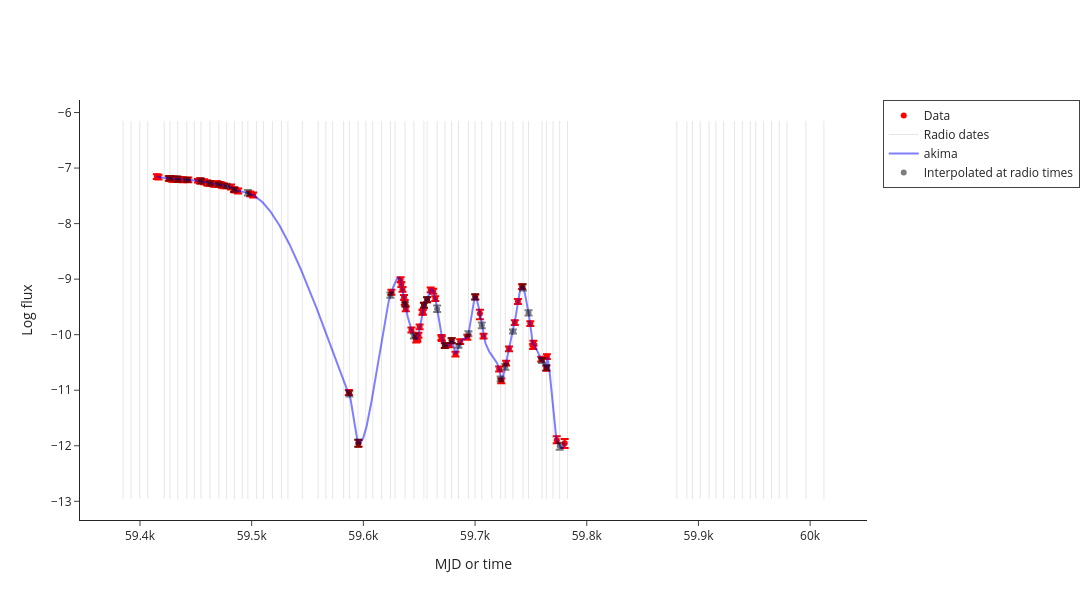

The code cell stored with this chart in its notebook:
### Code cell
interpolated_data_nicer = make_interpolated_Lr_Lx_df(radio_df, xray_nicer_df, source_df, save=False, plotly=True)

### Figure 1 — Plotly figure (JSON) as saved in the notebook; plotly's stock layout.template omitted (floating-point values rounded to 4 significant figures; data arrays with more than 128 entries replaced by an {"elided": "..."} marker saying what was removed)
{"data": [{"error_y": {"array": [0.04139, 0.04139, 0.04139, 0.04139, 0.04139, 0.04139, 0.04139, 0.04139, 0.04139, 0.04139, 0.04139, 0.04139, 0.0414, 0.04139, 0.02968, 0.04139, 0.04141, 0.04139, 0.04139, 0.04139, 0.04139, 0.04139, 0.04139, 0.04139, 0.0414, 0.04139, 0.04139, 0.04139, 0.04139, 0.04139, 0.04139, 0.04139, 0.04139, 0.04139, 0.04139, 0.04139, 0.04292, 0.06365, 0.0414, 0.04141, 0.04142, 0.0414, 0.0414, 0.0414, 0.0414, 0.04141, 0.04144, 0.04143, 0.04157, 0.04158, 0.04153, 0.04147, 0.04145, 0.04145, 0.04141, 0.0414, 0.0414, 0.04141, 0.04153, 0.04154, 0.0415, 0.03076, 0.04169, 0.04153, 0.04195, 0.04146, 0.0414, 0.06805, 0.04146, 0.04151, 0.04195, 0.0415, 0.04149, 0.04144, 0.0414, 0.0414, 0.04143, 0.04164, 0.04152, 0.04165, 0.04488, 0.04188, 0.0695, 0.07862], "arrayminus": [0.04576, 0.04576, 0.04576, 0.04576, 0.04576, 0.04576, 0.04576, 0.04576, 0.04576, 0.04576, 0.04576, 0.04576, 0.04576, 0.04576, 0.03185, 0.04579, 0.04595, 0.04576, 0.04576, 0.04576, 0.04576, 0.04576, 0.04576, 0.04576, 0.04577, 0.04577, 0.04576, 0.04576, 0.04576, 0.04576, 0.04576, 0.04576, 0.04576, 0.04576, 0.04576, 0.04576, 0.04783, 0.05755, 0.04579, 0.04578, 0.04578, 0.04577, 0.04577, 0.04576, 0.04576, 0.04577, 0.04585, 0.0458, 0.04593, 0.04603, 0.04587, 0.0458, 0.04581, 0.04591, 0.0458, 0.04577, 0.04576, 0.04581, 0.04592, 0.046, 0.04585, 0.03308, 0.04604, 0.04603, 0.04625, 0.04586, 0.04579, 0.1024, 0.04583, 0.04593, 0.04613, 0.04589, 0.04612, 0.04582, 0.04578, 0.04577, 0.04579, 0.04607, 0.04595, 0.04636, 0.0493, 0.04614, 0.05722, 0.08684], "type": "data", "visible": true}, "marker": {"color": "red"}, "mode": "markers", "name": "Data", "type": "scatter", "x": [59420.0, 59420.0, 59430.0, 59430.0, 59430.0, 59430.0, 59430.0, 59430.0, 59430.0, 59430.0, 59430.0, 59440.0, 59440.0, 59440.0, 59450.0, 59450.0, 59450.0, 59460.0, 59460.0, 59460.0, 59460.0, 59470.0, 59470.0, 59470.0, 59470.0, 59470.0, 59470.0, 59470.0, 59470.0, 59480.0, 59480.0, 59480.0, 59490.0, 59490.0, 59500.0, 59500.0, 59590.0, 59600.0, 59630.0, 59630.0, 59630.0, 59640.0, 59640.0, 59640.0, 59640.0, 59640.0, 59650.0, 59650.0, 59650.0, 59650.0, 59650.0, 59650.0, 59650.0, 59650.0, 59660.0, 59660.0, 59660.0, 59660.0, 59670.0, 59670.0, 59670.0, 59680.0, 59680.0, 59680.0, 59690.0, 59690.0, 59700.0, 59700.0, 59710.0, 59720.0, 59720.0, 59730.0, 59730.0, 59740.0, 59740.0, 59740.0, 59750.0, 59750.0, 59750.0, 59760.0, 59760.0, 59760.0, 59770.0, 59780.0], "y": [-7.152, -7.161, -7.184, -7.184, -7.186, -7.192, -7.2, -7.193, -7.204, -7.199, -7.199, -7.204, -7.208, -7.21, -7.228, -7.228, -7.23, -7.245, -7.263, -7.273, -7.277, -7.287, -7.291, -7.283, -7.279, -7.295, -7.294, -7.295, -7.308, -7.318, -7.338, -7.386, -7.396, -7.411, -7.463, -7.483, -11.04, -11.96, -9.234, -9.009, -9.096, -9.182, -9.325, -9.416, -9.533, -9.914, -10.1, -10.05, -10.08, -10.01, -9.857, -9.595, -9.59, -9.467, -9.369, -9.19, -9.216, -9.348, -10.05, -10.07, -10.19, -10.19, -10.11, -10.35, -10.12, -10.04, -9.319, -9.62, -10.02, -10.62, -10.83, -10.51, -10.25, -9.78, -9.4, -9.134, -9.799, -10.21, -10.15, -10.44, -10.6, -10.39, -11.9, -11.95]}, {"marker": {"color": "red", "symbol": "triangle-down"}, "mode": "markers", "name": "3-sigma upper limits", "type": "scatter", "x": [], "y": []}, {"line": {"color": "black", "dash": "solid", "width": 1}, "mode": "lines", "name": "Radio dates", "opacity": 0.1, "showlegend": true, "type": "scatter", "x": [59380.0, 59380.0], "y": [-12.96, -6.152]}, {"line": {"color": "black", "dash": "solid", "width": 1}, "mode": "lines", "opacity": 0.1, "showlegend": false, "type": "scatter", "x": [59390.0, 59390.0], "y": [-12.96, -6.152]}, {"line": {"color": "black", "dash": "solid", "width": 1}, "mode": "lines", "opacity": 0.1, "showlegend": false, "type": "scatter", "x": [59400.0, 59400.0], "y": [-12.96, -6.152]}, {"line": {"color": "black", "dash": "solid", "width": 1}, "mode": "lines", "opacity": 0.1, "showlegend": false, "type": "scatter", "x": [59410.0, 59410.0], "y": [-12.96, -6.152]}, {"line": {"color": "black", "dash": "solid", "width": 1}, "mode": "lines", "opacity": 0.1, "showlegend": false, "type": "scatter", "x": [59420.0, 59420.0], "y": [-12.96, -6.152]}, {"line": {"color": "black", "dash": "solid", "width": 1}, "mode": "lines", "opacity": 0.1, "showlegend": false, "type": "scatter", "x": [59430.0, 59430.0], "y": [-12.96, -6.152]}, {"line": {"color": "black", "dash": "solid", "width": 1}, "mode": "lines", "opacity": 0.1, "showlegend": false, "type": "scatter", "x": [59430.0, 59430.0], "y": [-12.96, -6.152]}, {"line": {"color": "black", "dash": "solid", "width": 1}, "mode": "lines", "opacity": 0.1, "showlegend": false, "type": "scatter", "x": [59440.0, 59440.0], "y": [-12.96, -6.152]}, {"line": {"color": "black", "dash": "solid", "width": 1}, "mode": "lines", "opacity": 0.1, "showlegend": false, "type": "scatter", "x": [59450.0, 59450.0], "y": [-12.96, -6.152]}, {"line": {"color": "black", "dash": "solid", "width": 1}, "mode": "lines", "opacity": 0.1, "showlegend": false, "type": "scatter", "x": [59450.0, 59450.0], "y": [-12.96, -6.152]}, {"line": {"color": "black", "dash": "solid", "width": 1}, "mode": "lines", "opacity": 0.1, "showlegend": false, "type": "scatter", "x": [59460.0, 59460.0], "y": [-12.96, -6.152]}, {"line": {"color": "black", "dash": "solid", "width": 1}, "mode": "lines", "opacity": 0.1, "showlegend": false, "type": "scatter", "x": [59470.0, 59470.0], "y": [-12.96, -6.152]}, {"line": {"color": "black", "dash": "solid", "width": 1}, "mode": "lines", "opacity": 0.1, "showlegend": false, "type": "scatter", "x": [59480.0, 59480.0], "y": [-12.96, -6.152]}, {"line": {"color": "black", "dash": "solid", "width": 1}, "mode": "lines", "opacity": 0.1, "showlegend": false, "type": "scatter", "x": [59480.0, 59480.0], "y": [-12.96, -6.152]}, {"line": {"color": "black", "dash": "solid", "width": 1}, "mode": "lines", "opacity": 0.1, "showlegend": false, "type": "scatter", "x": [59490.0, 59490.0], "y": [-12.96, -6.152]}, {"line": {"color": "black", "dash": "solid", "width": 1}, "mode": "lines", "opacity": 0.1, "showlegend": false, "type": "scatter", "x": [59500.0, 59500.0], "y": [-12.96, -6.152]}, {"line": {"color": "black", "dash": "solid", "width": 1}, "mode": "lines", "opacity": 0.1, "showlegend": false, "type": "scatter", "x": [59500.0, 59500.0], "y": [-12.96, -6.152]}, {"line": {"color": "black", "dash": "solid", "width": 1}, "mode": "lines", "opacity": 0.1, "showlegend": false, "type": "scatter", "x": [59510.0, 59510.0], "y": [-12.96, -6.152]}, {"line": {"color": "black", "dash": "solid", "width": 1}, "mode": "lines", "opacity": 0.1, "showlegend": false, "type": "scatter", "x": [59520.0, 59520.0], "y": [-12.96, -6.152]}, {"line": {"color": "black", "dash": "solid", "width": 1}, "mode": "lines", "opacity": 0.1, "showlegend": false, "type": "scatter", "x": [59530.0, 59530.0], "y": [-12.96, -6.152]}, {"line": {"color": "black", "dash": "solid", "width": 1}, "mode": "lines", "opacity": 0.1, "showlegend": false, "type": "scatter", "x": [59530.0, 59530.0], "y": [-12.96, -6.152]}, {"line": {"color": "black", "dash": "solid", "width": 1}, "mode": "lines", "opacity": 0.1, "showlegend": false, "type": "scatter", "x": [59550.0, 59550.0], "y": [-12.96, -6.152]}, {"line": {"color": "black", "dash": "solid", "width": 1}, "mode": "lines", "opacity": 0.1, "showlegend": false, "type": "scatter", "x": [59560.0, 59560.0], "y": [-12.96, -6.152]}, {"line": {"color": "black", "dash": "solid", "width": 1}, "mode": "lines", "opacity": 0.1, "showlegend": false, "type": "scatter", "x": [59570.0, 59570.0], "y": [-12.96, -6.152]}, {"line": {"color": "black", "dash": "solid", "width": 1}, "mode": "lines", "opacity": 0.1, "showlegend": false, "type": "scatter", "x": [59570.0, 59570.0], "y": [-12.96, -6.152]}, {"line": {"color": "black", "dash": "solid", "width": 1}, "mode": "lines", "opacity": 0.1, "showlegend": false, "type": "scatter", "x": [59580.0, 59580.0], "y": [-12.96, -6.152]}, {"line": {"color": "black", "dash": "solid", "width": 1}, "mode": "lines", "opacity": 0.1, "showlegend": false, "type": "scatter", "x": [59590.0, 59590.0], "y": [-12.96, -6.152]}, {"line": {"color": "black", "dash": "solid", "width": 1}, "mode": "lines", "opacity": 0.1, "showlegend": false, "type": "scatter", "x": [59600.0, 59600.0], "y": [-12.96, -6.152]}, {"line": {"color": "black", "dash": "solid", "width": 1}, "mode": "lines", "opacity": 0.1, "showlegend": false, "type": "scatter", "x": [59600.0, 59600.0], "y": [-12.96, -6.152]}, {"line": {"color": "black", "dash": "solid", "width": 1}, "mode": "lines", "opacity": 0.1, "showlegend": false, "type": "scatter", "x": [59610.0, 59610.0], "y": [-12.96, -6.152]}, {"line": {"color": "black", "dash": "solid", "width": 1}, "mode": "lines", "opacity": 0.1, "showlegend": false, "type": "scatter", "x": [59620.0, 59620.0], "y": [-12.96, -6.152]}, {"line": {"color": "black", "dash": "solid", "width": 1}, "mode": "lines", "opacity": 0.1, "showlegend": false, "type": "scatter", "x": [59620.0, 59620.0], "y": [-12.96, -6.152]}, {"line": {"color": "black", "dash": "solid", "width": 1}, "mode": "lines", "opacity": 0.1, "showlegend": false, "type": "scatter", "x": [59630.0, 59630.0], "y": [-12.96, -6.152]}, {"line": {"color": "black", "dash": "solid", "width": 1}, "mode": "lines", "opacity": 0.1, "showlegend": false, "type": "scatter", "x": [59640.0, 59640.0], "y": [-12.96, -6.152]}, {"line": {"color": "black", "dash": "solid", "width": 1}, "mode": "lines", "opacity": 0.1, "showlegend": false, "type": "scatter", "x": [59650.0, 59650.0], "y": [-12.96, -6.152]}, {"line": {"color": "black", "dash": "solid", "width": 1}, "mode": "lines", "opacity": 0.1, "showlegend": false, "type": "scatter", "x": [59650.0, 59650.0], "y": [-12.96, -6.152]}, {"line": {"color": "black", "dash": "solid", "width": 1}, "mode": "lines", "opacity": 0.1, "showlegend": false, "type": "scatter", "x": [59660.0, 59660.0], "y": [-12.96, -6.152]}, {"line": {"color": "black", "dash": "solid", "width": 1}, "mode": "lines", "opacity": 0.1, "showlegend": false, "type": "scatter", "x": [59670.0, 59670.0], "y": [-12.96, -6.152]}, {"line": {"color": "black", "dash": "solid", "width": 1}, "mode": "lines", "opacity": 0.1, "showlegend": false, "type": "scatter", "x": [59670.0, 59670.0], "y": [-12.96, -6.152]}, {"line": {"color": "black", "dash": "solid", "width": 1}, "mode": "lines", "opacity": 0.1, "showlegend": false, "type": "scatter", "x": [59680.0, 59680.0], "y": [-12.96, -6.152]}, {"line": {"color": "black", "dash": "solid", "width": 1}, "mode": "lines", "opacity": 0.1, "showlegend": false, "type": "scatter", "x": [59690.0, 59690.0], "y": [-12.96, -6.152]}, {"line": {"color": "black", "dash": "solid", "width": 1}, "mode": "lines", "opacity": 0.1, "showlegend": false, "type": "scatter", "x": [59690.0, 59690.0], "y": [-12.96, -6.152]}, {"line": {"color": "black", "dash": "solid", "width": 1}, "mode": "lines", "opacity": 0.1, "showlegend": false, "type": "scatter", "x": [59700.0, 59700.0], "y": [-12.96, -6.152]}, {"line": {"color": "black", "dash": "solid", "width": 1}, "mode": "lines", "opacity": 0.1, "showlegend": false, "type": "scatter", "x": [59710.0, 59710.0], "y": [-12.96, -6.152]}, {"line": {"color": "black", "dash": "solid", "width": 1}, "mode": "lines", "opacity": 0.1, "showlegend": false, "type": "scatter", "x": [59720.0, 59720.0], "y": [-12.96, -6.152]}, {"line": {"color": "black", "dash": "solid", "width": 1}, "mode": "lines", "opacity": 0.1, "showlegend": false, "type": "scatter", "x": [59720.0, 59720.0], "y": [-12.96, -6.152]}, {"line": {"color": "black", "dash": "solid", "width": 1}, "mode": "lines", "opacity": 0.1, "showlegend": false, "type": "scatter", "x": [59730.0, 59730.0], "y": [-12.96, -6.152]}, {"line": {"color": "black", "dash": "solid", "width": 1}, "mode": "lines", "opacity": 0.1, "showlegend": false, "type": "scatter", "x": [59730.0, 59730.0], "y": [-12.96, -6.152]}, {"line": {"color": "black", "dash": "solid", "width": 1}, "mode": "lines", "opacity": 0.1, "showlegend": false, "type": "scatter", "x": [59740.0, 59740.0], "y": [-12.96, -6.152]}, {"line": {"color": "black", "dash": "solid", "width": 1}, "mode": "lines", "opacity": 0.1, "showlegend": false, "type": "scatter", "x": [59750.0, 59750.0], "y": [-12.96, -6.152]}, {"line": {"color": "black", "dash": "solid", "width": 1}, "mode": "lines", "opacity": 0.1, "showlegend": false, "type": "scatter", "x": [59760.0, 59760.0], "y": [-12.96, -6.152]}, {"line": {"color": "black", "dash": "solid", "width": 1}, "mode": "lines", "opacity": 0.1, "showlegend": false, "type": "scatter", "x": [59760.0, 59760.0], "y": [-12.96, -6.152]}, {"line": {"color": "black", "dash": "solid", "width": 1}, "mode": "lines", "opacity": 0.1, "showlegend": false, "type": "scatter", "x": [59770.0, 59770.0], "y": [-12.96, -6.152]}, {"line": {"color": "black", "dash": "solid", "width": 1}, "mode": "lines", "opacity": 0.1, "showlegend": false, "type": "scatter", "x": [59780.0, 59780.0], "y": [-12.96, -6.152]}, {"line": {"color": "black", "dash": "solid", "width": 1}, "mode": "lines", "opacity": 0.1, "showlegend": false, "type": "scatter", "x": [59780.0, 59780.0], "y": [-12.96, -6.152]}, {"line": {"color": "black", "dash": "solid", "width": 1}, "mode": "lines", "opacity": 0.1, "showlegend": false, "type": "scatter", "x": [59880.0, 59880.0], "y": [-12.96, -6.152]}, {"line": {"color": "black", "dash": "solid", "width": 1}, "mode": "lines", "opacity": 0.1, "showlegend": false, "type": "scatter", "x": [59890.0, 59890.0], "y": [-12.96, -6.152]}, {"line": {"color": "black", "dash": "solid", "width": 1}, "mode": "lines", "opacity": 0.1, "showlegend": false, "type": "scatter", "x": [59890.0, 59890.0], "y": [-12.96, -6.152]}, {"line": {"color": "black", "dash": "solid", "width": 1}, "mode": "lines", "opacity": 0.1, "showlegend": false, "type": "scatter", "x": [59900.0, 59900.0], "y": [-12.96, -6.152]}, {"line": {"color": "black", "dash": "solid", "width": 1}, "mode": "lines", "opacity": 0.1, "showlegend": false, "type": "scatter", "x": [59910.0, 59910.0], "y": [-12.96, -6.152]}, {"line": {"color": "black", "dash": "solid", "width": 1}, "mode": "lines", "opacity": 0.1, "showlegend": false, "type": "scatter", "x": [59920.0, 59920.0], "y": [-12.96, -6.152]}, {"line": {"color": "black", "dash": "solid", "width": 1}, "mode": "lines", "opacity": 0.1, "showlegend": false, "type": "scatter", "x": [59920.0, 59920.0], "y": [-12.96, -6.152]}, {"line": {"color": "black", "dash": "solid", "width": 1}, "mode": "lines", "opacity": 0.1, "showlegend": false, "type": "scatter", "x": [59930.0, 59930.0], "y": [-12.96, -6.152]}, {"line": {"color": "black", "dash": "solid", "width": 1}, "mode": "lines", "opacity": 0.1, "showlegend": false, "type": "scatter", "x": [59940.0, 59940.0], "y": [-12.96, -6.152]}, {"line": {"color": "black", "dash": "solid", "width": 1}, "mode": "lines", "opacity": 0.1, "showlegend": false, "type": "scatter", "x": [59950.0, 59950.0], "y": [-12.96, -6.152]}, {"line": {"color": "black", "dash": "solid", "width": 1}, "mode": "lines", "opacity": 0.1, "showlegend": false, "type": "scatter", "x": [59950.0, 59950.0], "y": [-12.96, -6.152]}, {"line": {"color": "black", "dash": "solid", "width": 1}, "mode": "lines", "opacity": 0.1, "showlegend": false, "type": "scatter", "x": [59960.0, 59960.0], "y": [-12.96, -6.152]}, {"line": {"color": "black", "dash": "solid", "width": 1}, "mode": "lines", "opacity": 0.1, "showlegend": false, "type": "scatter", "x": [59970.0, 59970.0], "y": [-12.96, -6.152]}, {"line": {"color": "black", "dash": "solid", "width": 1}, "mode": "lines", "opacity": 0.1, "showlegend": false, "type": "scatter", "x": [59970.0, 59970.0], "y": [-12.96, -6.152]}, {"line": {"color": "black", "dash": "solid", "width": 1}, "mode": "lines", "opacity": 0.1, "showlegend": false, "type": "scatter", "x": [59980.0, 59980.0], "y": [-12.96, -6.152]}, {"line": {"color": "black", "dash": "solid", "width": 1}, "mode": "lines", "opacity": 0.1, "showlegend": false, "type": "scatter", "x": [60000.0, 60000.0], "y": [-12.96, -6.152]}, {"line": {"color": "black", "dash": "solid", "width": 1}, "mode": "lines", "opacity": 0.1, "showlegend": false, "type": "scatter", "x": [60010.0, 60010.0], "y": [-12.96, -6.152]}, {"line": {"color": "blue", "dash": "solid"}, "mode": "lines", "name": "akima", "opacity": 0.5, "type": "scatter", "x": {"elided": "730 float values"}, "y": {"elided": "730 float values"}}, {"error_y": {"array": [NaN, NaN, NaN, NaN, NaN, 0.03776, 0.047, 0.03819, NaN, 0.04584, 0.03706, 0.03637, 0.04115, 0.03522, NaN, 0.05565, NaN, NaN, NaN, NaN, NaN, NaN, NaN, NaN, NaN, NaN, 0.04692, 0.06501, NaN, NaN, NaN, 0.04983, NaN, 0.03928, 0.04021, 0.04517, 0.04607, 0.06597, 0.04454, 0.04609, 0.03448, 0.04577, 0.05064, 0.05378, NaN, 0.0443, 0.05137, 0.03679, 0.05847, 0.04956, 0.04374, 0.04717, NaN, 0.06112, NaN, NaN, NaN, NaN, NaN, NaN, NaN, NaN, NaN, NaN, NaN, NaN, NaN, NaN, NaN, NaN, NaN, NaN], "arrayminus": [NaN, NaN, NaN, NaN, NaN, 0.037, 0.04616, 0.03818, NaN, 0.04441, 0.03642, 0.03669, 0.03929, 0.03491, NaN, 0.04683, NaN, NaN, NaN, NaN, NaN, NaN, NaN, NaN, NaN, NaN, 0.04655, 0.06461, NaN, NaN, NaN, 0.04834, NaN, 0.03742, 0.04308, 0.04624, 0.04579, 0.05009, 0.04559, 0.04579, 0.03422, 0.04512, 0.04954, 0.0539, NaN, 0.04332, 0.05249, 0.03707, 0.05502, 0.0491, 0.04557, 0.04623, NaN, 0.06157, NaN, NaN, NaN, NaN, NaN, NaN, NaN, NaN, NaN, NaN, NaN, NaN, NaN, NaN, NaN, NaN, NaN, NaN], "type": "data", "visible": true}, "marker": {"color": "black"}, "mode": "markers", "name": "Interpolated at radio times", "opacity": 0.5, "type": "scatter", "x": [59380.0, 59390.0, 59400.0, 59410.0, 59420.0, 59430.0, 59430.0, 59440.0, 59450.0, 59450.0, 59460.0, 59470.0, 59480.0, 59480.0, 59490.0, 59500.0, 59500.0, 59510.0, 59520.0, 59530.0, 59530.0, 59550.0, 59560.0, 59570.0, 59570.0, 59580.0, 59590.0, 59600.0, 59600.0, 59610.0, 59620.0, 59620.0, 59630.0, 59640.0, 59650.0, 59650.0, 59660.0, 59670.0, 59670.0, 59680.0, 59690.0, 59690.0, 59700.0, 59710.0, 59720.0, 59720.0, 59730.0, 59730.0, 59740.0, 59750.0, 59760.0, 59760.0, 59770.0, 59780.0, 59780.0, 59880.0, 59890.0, 59890.0, 59900.0, 59910.0, 59920.0, 59920.0, 59930.0, 59940.0, 59950.0, 59950.0, 59960.0, 59970.0, 59970.0, 59980.0, 60000.0, 60010.0], "y": [NaN, NaN, NaN, NaN, NaN, -7.185, -7.2, -7.21, NaN, -7.233, -7.276, -7.296, -7.326, -7.39, NaN, -7.449, NaN, NaN, NaN, NaN, NaN, NaN, NaN, NaN, NaN, NaN, -11.07, -11.95, NaN, NaN, NaN, -9.289, NaN, -9.454, -10.02, -9.468, -9.369, -9.54, -10.2, -10.11, -10.2, -9.985, -9.319, -9.832, NaN, -10.8, -10.58, -9.944, -9.15, -9.607, -10.47, -10.59, NaN, -12.01, NaN, NaN, NaN, NaN, NaN, NaN, NaN, NaN, NaN, NaN, NaN, NaN, NaN, NaN, NaN, NaN, NaN, NaN]}, {"marker": {"color": "black", "symbol": "triangle-down"}, "mode": "markers", "showlegend": false, "type": "scatter", "x": [], "y": []}], "layout": {"height": 600, "legend": {"borderwidth": 1}, "width": 1200, "xaxis": {"title": {"text": "MJD or time"}}, "yaxis": {"title": {"text": "Log flux"}}}}
